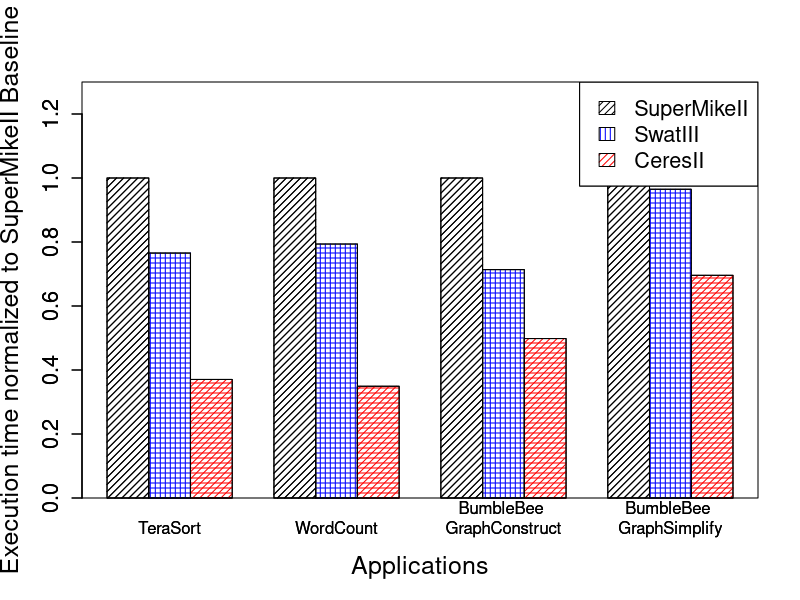

The R script that drew this image:
#Where the file is saved
pdf("//Users/arghyakusumdas/Documents/MyGitProjects/MyIeeeAccessPaper/IEEEtran/IEEEtran/Figures/PerformanceFigures/execTime.pdf", family="Times")

# Grouped Bar Plot
data <- read.csv(file="execTime.csv",head=TRUE,sep=",")
#print(data)
counts <- table(data$TeraSort,data$WordCount,data$BumbleBeeGraphConstruction,data$BumbleBeeGraphSimplification)
x <- seq(10, 20, 30)

barplot(as.matrix(data), main="", ylim=c(0, 1.3), xlab="Applications",ylab="Execution time normalized to SuperMikeII Baseline", names=c("TeraSort", "WordCount", "BumbleBee \nGraphConstruct", "BumbleBee \nGraphSimplify"), col=c("black", "blue", "red"), beside=TRUE, density=20, angle=c(45,0,0), cex.lab=1.5, cex.axis=1.3, cex.names=1)
barplot(as.matrix(data), add=TRUE, main="", ylim=c(0, 1.3), xlab="Applications",ylab="Execution time normalized to SuperMikeII Baseline", names=c("TeraSort", "WordCount", "BumbleBee \nGraphConstruct", "BumbleBee \nGraphSimplify"), col=c("black","blue", "red"), beside=TRUE, density=20, angle=c(45,90,45), cex.lab=1.5, cex.axis=1.3, cex.names=1)

legend("topright", legend = rownames(data), fill = c("black","blue", "red"), density=20, angle=c(45,0,0), ncol = 1, cex = 1.3)
legend("topright", legend = rownames(data), fill = c("black","blue", "red"), density=20, angle=c(45,90,45), ncol = 1, cex = 1.3)
box()